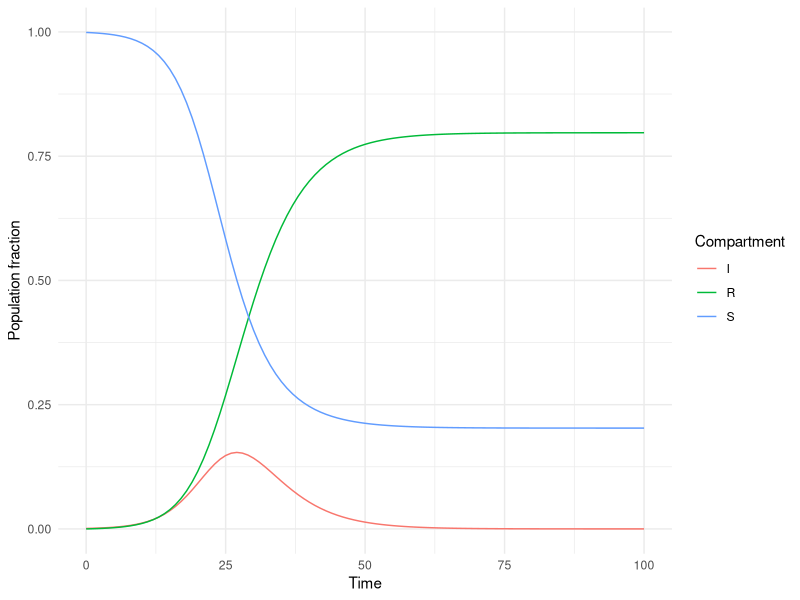
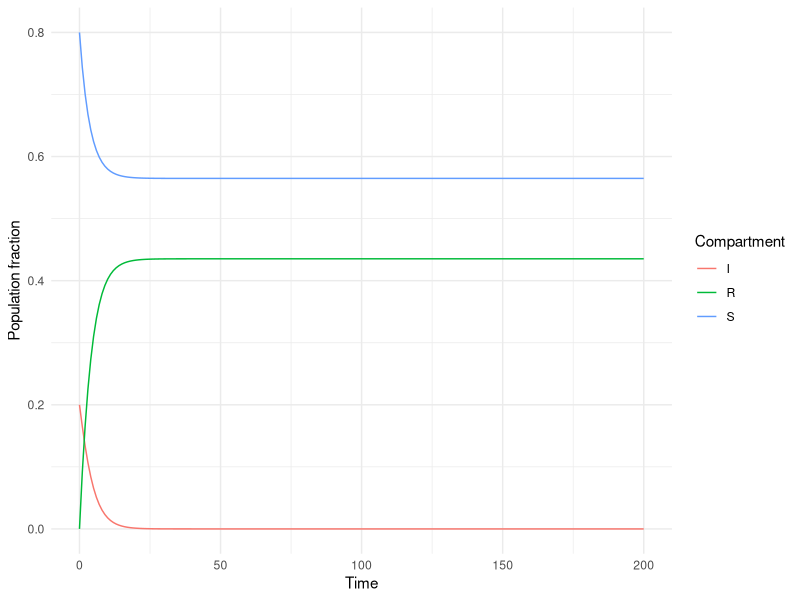
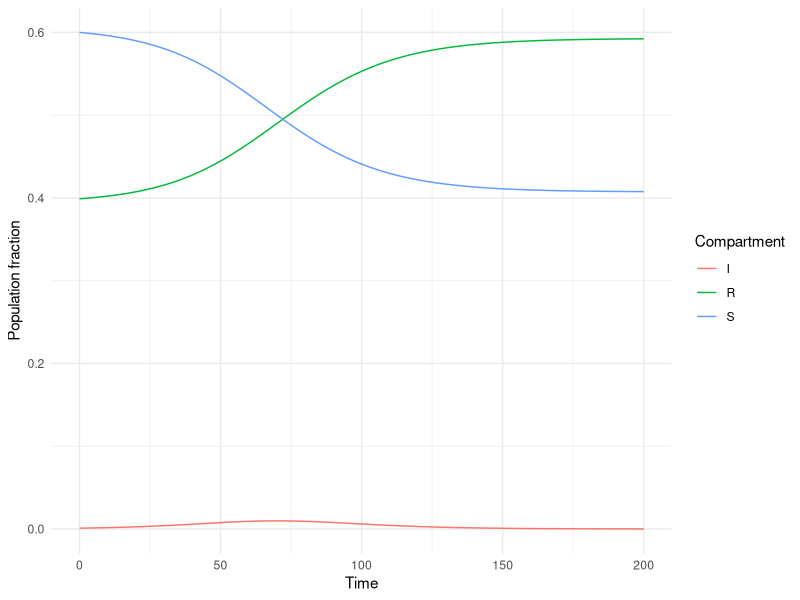
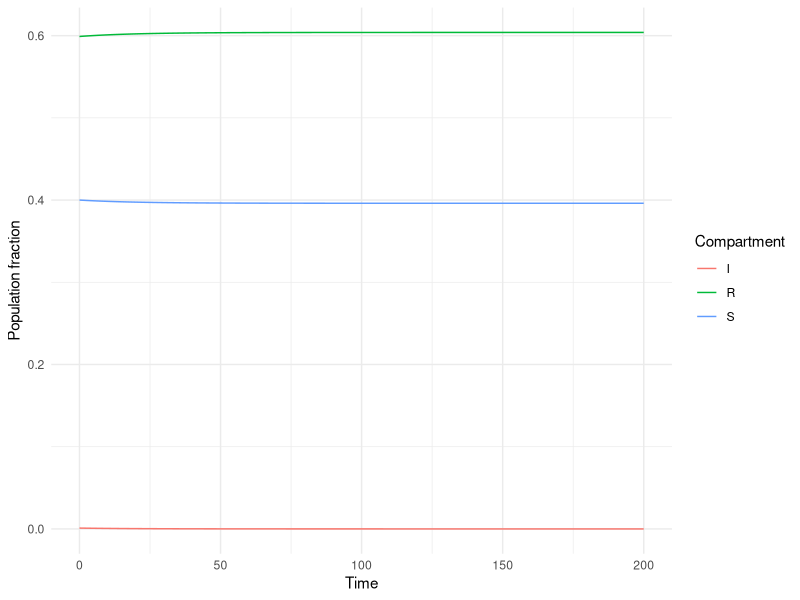

These charts were generated, in order, by the following R code:
## ---- chunk 1
library(dplyr)
library(ggplot2)
library(knitr)
library(deSolve) 
## ---- chunk 2
parameters_values <- c(
  beta  = 0.5, # infectious contact rate (/person/day)
  gamma = 0.5 / 2    # recovery rate (/day) to get R_0 = 2
)
## ---- chunk 3
sir_equations <- function(time, variables, parameters) {
  with(as.list(c(variables, parameters)), {
    dS <- -beta * I * S
    dI <-  beta * I * S - gamma * I
    dR <-  gamma * I
    return(list(c(dS, dI, dR)))
  })
}
## ---- chunk 4
initial_values <- c(
  S = .999,  # number of susceptibles at time = 0
  I =   1 - .999,  # number of infectious at time = 0
  R =   0   # number of recovered (and immune) at time = 0
)
N <- 1000
## ---- chunk 5
time_values <- seq(0, 100)
## ---- chunk 6
sir_values <- ode(
  y = initial_values,
  times = time_values,
  func = sir_equations,
  parms = parameters_values 
) %>% as.data.frame()
## ---- chunk 7
plot_sir <- function(SIR) {
	SIR %>%
    # transform data into "long format"
    tidyr::pivot_longer(-time, names_to = 'Comp', values_to = 'Value') %>%
    # plot three lines, with a differnt color for each comparment
    ggplot(aes(time, Value, color = Comp)) +
    geom_line() +
    # plot formatting
    theme_minimal() +
    labs(x = "Time", y = "Population fraction", color = "Compartment")
}
## ---- chunk 8
plot_sir(sir_values)
## ---- chunk 9
sir_fun <- function(beta, gamma, S0, I0 = 1 - S0, R0 = 0, times, N = 1) {
  
# the differential equations:
  sir_equations <- function(time, variables, parameters) {
  with(as.list(c(variables, parameters)), {
    dS <- -beta * I * S
    dI <-  beta * I * S - gamma * I
    dR <-  gamma * I
    return(list(c(dS, dI, dR)))
  })
  }
  
# the parameters values:
  parameters_values <- c(beta  = beta, gamma = gamma)

# the initial values of variables:
  initial_values <- c(S = S0, I = I0, R = R0)
  
# solving
  out <- ode(initial_values, times, sir_equations, parameters_values)

# returning the output:
  as.data.frame(out) %>%
    mutate(across(-time, ~ .x * N)) # Scale to population
}
## ---- chunk 10
sir_fun(beta = 0.4, gamma = 0.5, .8, times = seq(0, 200)) %>% 
    plot_sir()
## ---- chunk 11
sir_fun(0.5, .25, S0 = .6, I = .001, R = 0.399, times = seq(0, 200)) %>% 
    plot_sir()
## ---- chunk 12
sir_fun(0.5, .25, S0 = .4, I = .001, R = 0.599, times = seq(0, 200)) %>% 
    plot_sir()
